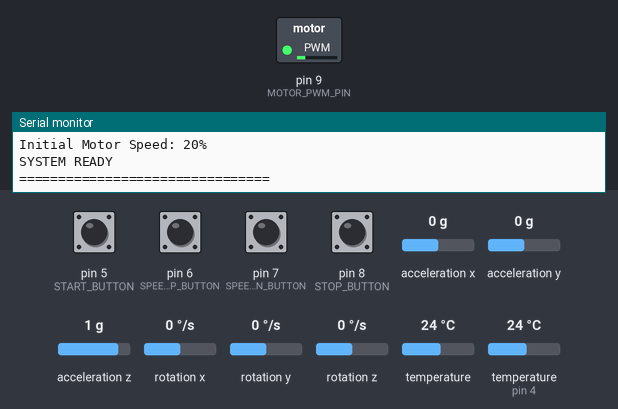
A sketch run on a simulated Arduino Uno, built with avr-gcc and run on an emulated ATmega328P. On the bench: switched loads named in the sketch (green lamp = pin HIGH), the last lines printed to the serial monitor. The test bench sets the inputs (shaded band); at power-on: pin 5 (START_BUTTON), pin 6 (SPEED_UP_BUTTON), pin 7 (SPEED_DOWN_BUTTON), pin 8 (STOP_BUTTON) HIGH, temperature (sensor on pin 4) 24 °C, acceleration x 0 g, acceleration y 0 g, acceleration z 1 g, rotation x 0 °/s, rotation y 0 °/s, rotation z 0 °/s, temperature 24 °C.

Above: at 4.0 s.
4.1 s: pin 6 (SPEED_UP_BUTTON) pulled LOW for 0.15 s
At 4.8 s:
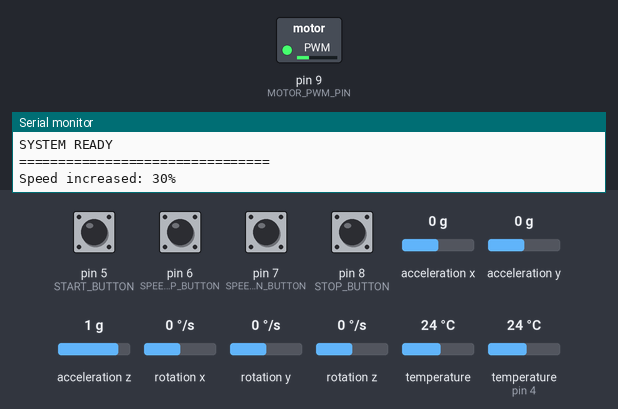
5.7 s: pin 8 (STOP_BUTTON) pulled LOW for 0.15 s
At 6.1 s:
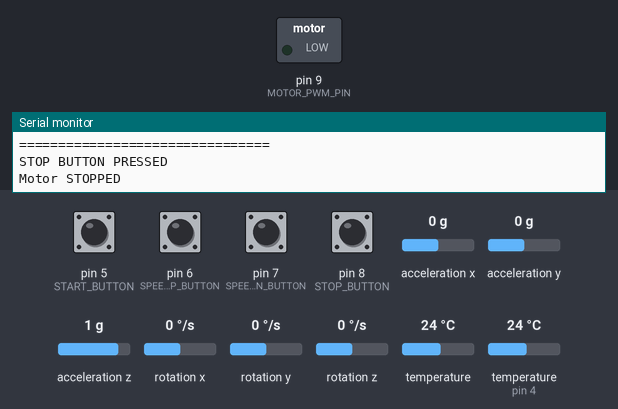
7.3 s: temperature (sensor on pin 4) set to 35.4 °C
8.8 s: temperature (sensor on pin 4) set to 36.3 °C
10.5 s: pin 5 (START_BUTTON) pulled LOW for 0.15 s
At 10.9 s:
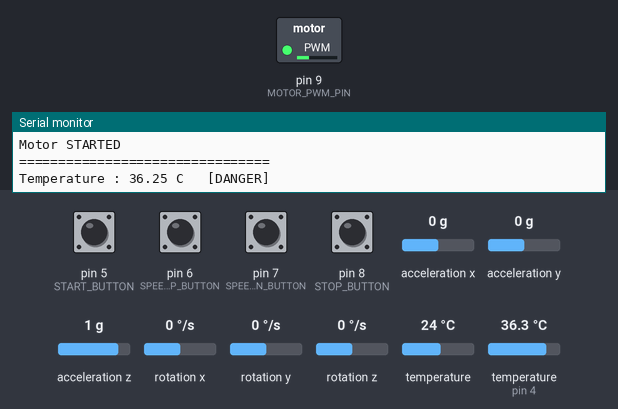
12.1 s: pin 7 (SPEED_DOWN_BUTTON) pulled LOW for 0.15 s
At 13.3 s:
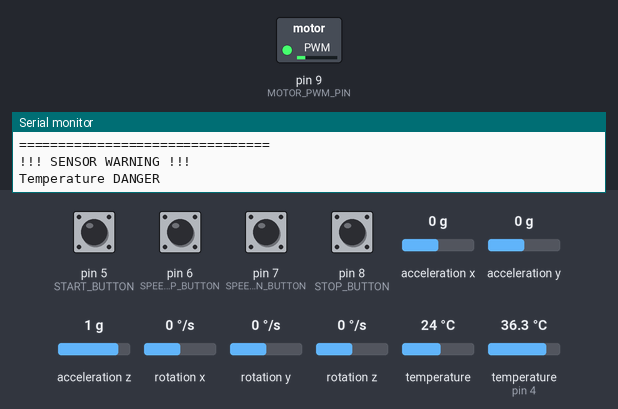
Timing chart, 0 to 14.7 s (numbered marks = the images above; inputs shaded):
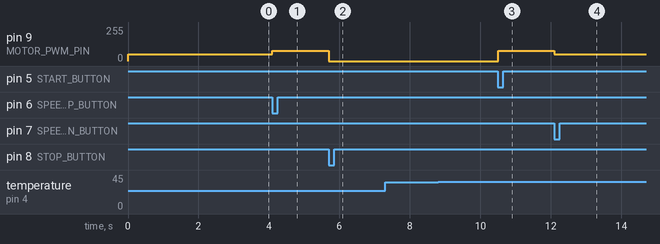

The sketch:

sensor_node.ino
```cpp
#include <Wire.h>
#include <OneWire.h>
#include <DallasTemperature.h>
#include <Adafruit_MPU6050.h>
#include <Adafruit_Sensor.h>
#include <math.h>

// =====================================================
// PIN DEFINITIONS
// =====================================================

#define TEMP_PIN 4

#define START_BUTTON       5
#define SPEED_UP_BUTTON    6
#define SPEED_DOWN_BUTTON  7
#define STOP_BUTTON        8

#define MOTOR_PWM_PIN      9

// =====================================================
// TEMPERATURE SETTINGS
// =====================================================

#define TEMP_HIGH_LIMIT 36.0

// If DS18B20 gives -127 C or another invalid value,
// use 35 C instead.
#define TEMP_ERROR_VALUE 35.0

// =====================================================
// VIBRATION SETTINGS
// =====================================================

#define VIBRATION_WARNING_LIMIT 20.0
#define VIBRATION_HIGH_LIMIT    100.0

// =====================================================
// MOTOR SETTINGS
// =====================================================

int motorSpeedPercent = 20;

#define SPEED_STEP 10

bool motorRunning = true;

// =====================================================
// SENSOR OBJECTS
// =====================================================

OneWire oneWire(TEMP_PIN);

DallasTemperature temperatureSensor(&oneWire);

Adafruit_MPU6050 mpu;

// =====================================================
// VIBRATION BASELINE
// =====================================================

float vibrationBaseline = 9.80665;

// =====================================================
// SENSOR VALUES
// =====================================================

float temperature = 35.0;
float vibration = 0.0;

// =====================================================
// BUTTON STATES
// =====================================================

bool previousStart = HIGH;
bool previousUp = HIGH;
bool previousDown = HIGH;
bool previousStop = HIGH;

// =====================================================
// TIMING
// =====================================================

unsigned long lastMonitoringTime = 0;

const unsigned long monitoringInterval = 2000;

// =====================================================
// SETUP
// =====================================================

void setup()
{
  Serial.begin(9600);

  // ===================================================
  // BUTTONS
  // ===================================================

  pinMode(START_BUTTON, INPUT_PULLUP);
  pinMode(SPEED_UP_BUTTON, INPUT_PULLUP);
  pinMode(SPEED_DOWN_BUTTON, INPUT_PULLUP);
  pinMode(STOP_BUTTON, INPUT_PULLUP);

  // ===================================================
  // MOTOR (AUTO-START AT 20% SPEED)
  // ===================================================

  pinMode(MOTOR_PWM_PIN, OUTPUT);

  setMotorSpeed();

  // ===================================================
  // DS18B20 TEMPERATURE SENSOR
  // ===================================================

  temperatureSensor.begin();

  // Do not show "NOT FOUND"
  Serial.println();
  Serial.println("DS18B20 : READY");

  // Non-blocking conversion
  temperatureSensor.setWaitForConversion(false);

  // ===================================================
  // MPU6050
  // ===================================================

  Wire.begin();

  if (!mpu.begin())
  {
    Serial.println("MPU6050 : NOT FOUND");
    Serial.println("Continuing without stopping program...");
  }
  else
  {
    Serial.println("MPU6050 : ACTIVE");

    mpu.setAccelerometerRange(MPU6050_RANGE_8_G);

    mpu.setGyroRange(MPU6050_RANGE_500_DEG);

    mpu.setFilterBandwidth(MPU6050_BAND_21_HZ);

    // =================================================
    // VIBRATION CALIBRATION
    // =================================================

    Serial.println("--------------------------------");
    Serial.println("Keep MPU6050 STILL");
    Serial.println("Calibrating vibration...");
    Serial.println("--------------------------------");

    delay(1000);

    float total = 0;

    const int samples = 100;

    for (int i = 0; i < samples; i++)
    {
      sensors_event_t acceleration;
      sensors_event_t gyro;
      sensors_event_t tempMPU;

      mpu.getEvent(
        &acceleration,
        &gyro,
        &tempMPU
      );

      float magnitude = sqrt(
        acceleration.acceleration.x *
        acceleration.acceleration.x +

        acceleration.acceleration.y *
        acceleration.acceleration.y +

        acceleration.acceleration.z *
        acceleration.acceleration.z
      );

      total += magnitude;

      delay(10);
    }

    vibrationBaseline =
      total / samples;

    Serial.print("Vibration baseline: ");
    Serial.print(vibrationBaseline, 2);
    Serial.println(" m/s2");
  }

  // ===================================================
  // SYSTEM INFORMATION
  // ===================================================

  Serial.println("--------------------------------");

  Serial.println("TEMPERATURE:");
  Serial.println("< 36 C  = NORMAL");
  Serial.println(">= 36 C = DANGER");

  Serial.println("--------------------------------");

  Serial.println("VIBRATION:");
  Serial.println("< 50     = NORMAL");
  Serial.println("50-99.99 = WARNING");
  Serial.println(">= 100   = DANGER");

  Serial.println("--------------------------------");

  Serial.println("Temperature sensor error:");
  Serial.println("Invalid reading -> 35 C NORMAL");

  Serial.println("--------------------------------");

  Serial.println("CONTROLS:");
  Serial.println("D5 = START");
  Serial.println("D6 = SPEED +");
  Serial.println("D7 = SPEED -");
  Serial.println("D8 = STOP");

  Serial.println("--------------------------------");

  Serial.print("Initial Motor Speed: ");
  Serial.print(motorSpeedPercent);
  Serial.println("%");

  Serial.println("SYSTEM READY");
  Serial.println("================================");

  // Start monitoring immediately
  lastMonitoringTime = millis();
}

// =====================================================
// MAIN LOOP
// =====================================================

void loop()
{
  // ===================================================
  // CHECK BUTTONS & SERIAL COMMANDS CONTINUOUSLY
  // ===================================================

  checkButtons();
  checkSerialCommands();

  // ===================================================
  // KEEP MOTOR RUNNING
  // ===================================================

  if (motorRunning)
  {
    setMotorSpeed();
  }
  else
  {
    analogWrite(MOTOR_PWM_PIN, 0);
  }

  // ===================================================
  // SENSOR MONITORING EVERY 2 SECONDS
  // ===================================================

  unsigned long currentTime = millis();

  if (
    currentTime - lastMonitoringTime >=
    monitoringInterval
  )
  {
    lastMonitoringTime = currentTime;

    // Read sensors
    readTemperature();

    readVibration();

    // Display readings
    displayReadings();

    // =================================================
    // SAFETY WARNING LOGGING (CONTINUOUS MOTOR RUNNING)
    // =================================================

    bool temperatureDanger =
      temperature >= TEMP_HIGH_LIMIT;

    bool vibrationDanger =
      vibration >= VIBRATION_HIGH_LIMIT;

    if (
      temperatureDanger ||
      vibrationDanger
    )
    {
      Serial.println();
      Serial.println("!!! SENSOR WARNING !!!");

      if (temperatureDanger)
      {
        Serial.println("Temperature DANGER");
      }

      if (vibrationDanger)
      {
        Serial.println("Vibration DANGER");
      }
      // Note: Motor is kept running continuously as requested.
    }
  }
}

// =====================================================
// TEMPERATURE READING
// =====================================================

void readTemperature()
{
  // Request temperature
  temperatureSensor.requestTemperatures();

  // Small time for conversion
  delay(10);

  float newTemperature =
    temperatureSensor.getTempCByIndex(0);

  // ===================================================
  // HANDLE INVALID DS18B20 READING
  // ===================================================

  if (
    newTemperature == DEVICE_DISCONNECTED_C ||
    newTemperature < -50 ||
    newTemperature > 125 ||
    isnan(newTemperature)
  )
  {
    // Use 35 C
    temperature = TEMP_ERROR_VALUE;
  }
  else
  {
    temperature = newTemperature;
  }
}

// =====================================================
// VIBRATION READING
// =====================================================

void readVibration()
{
  sensors_event_t acceleration;
  sensors_event_t gyro;
  sensors_event_t tempMPU;

  // Read MPU6050
  mpu.getEvent(
    &acceleration,
    &gyro,
    &tempMPU
  );

  // Calculate total acceleration
  float magnitude = sqrt(
    acceleration.acceleration.x *
    acceleration.acceleration.x +

    acceleration.acceleration.y *
    acceleration.acceleration.y +

    acceleration.acceleration.z *
    acceleration.acceleration.z
  );

  // Remove gravity/baseline
  vibration =
    fabs(
      magnitude -
      vibrationBaseline
    );

  // Prevent invalid values
  if (
    isnan(vibration) ||
    isinf(vibration)
  )
  {
    vibration = 0.0;
  }
}

// =====================================================
// DISPLAY READINGS
// =====================================================

void displayReadings()
{
  Serial.println();
  Serial.println("================================");

  // ===================================================
  // TEMPERATURE
  // ===================================================

  Serial.print("Temperature : ");
  Serial.print(temperature, 2);
  Serial.print(" C   ");

  if (
    temperature >=
    TEMP_HIGH_LIMIT
  )
  {
    Serial.println("[DANGER]");
  }
  else
  {
    Serial.println("[NORMAL]");
  }

  // ===================================================
  // VIBRATION
  // ===================================================

  Serial.print("Vibration   : ");
  Serial.print(vibration, 2);
  Serial.print(" m/s2   ");

  if (
    vibration >=
    VIBRATION_HIGH_LIMIT
  )
  {
    Serial.println("[DANGER]");
  }
  else if (
    vibration >=
    VIBRATION_WARNING_LIMIT
  )
  {
    Serial.println("[WARNING]");
  }
  else
  {
    Serial.println("[NORMAL]");
  }

  // ===================================================
  // MOTOR SPEED
  // ===================================================

  Serial.print("Motor Speed : ");
  Serial.print(motorSpeedPercent);
  Serial.println("%");

  // ===================================================
  // MOTOR STATE
  // ===================================================

  // Serial.print("Motor       : ");

  // if (motorRunning)
  // {
  //   Serial.println("RUNNING");
  // }
  // else
  // {
  //   Serial.println("STOPPED");
  // }

  Serial.println("================================");
}

// =====================================================
// BUTTON CONTROL
// =====================================================

void checkButtons()
{
  bool startState =
    digitalRead(START_BUTTON);

  bool upState =
    digitalRead(SPEED_UP_BUTTON);

  bool downState =
    digitalRead(SPEED_DOWN_BUTTON);

  bool stopState =
    digitalRead(STOP_BUTTON);

  // ===================================================
  // START BUTTON
  // ===================================================

  if (
    previousStart == HIGH &&
    startState == LOW
  )
  {
    motorRunning = true;

    Serial.println();
    Serial.println("START BUTTON PRESSED");
    Serial.println("Motor STARTED");

    setMotorSpeed();

    delay(200);
  }

  // ===================================================
  // SPEED UP
  // ===================================================

  if (
    previousUp == HIGH &&
    upState == LOW
  )
  {
    motorSpeedPercent += SPEED_STEP;

    if (motorSpeedPercent > 100)
    {
      motorSpeedPercent = 100;
    }

    Serial.print("Speed increased: ");
    Serial.print(motorSpeedPercent);
    Serial.println("%");

    if (motorRunning)
    {
      setMotorSpeed();
    }

    delay(200);
  }

  // ===================================================
  // SPEED DOWN
  // ===================================================

  if (
    previousDown == HIGH &&
    downState == LOW
  )
  {
    motorSpeedPercent -= SPEED_STEP;

    if (motorSpeedPercent < 0)
    {
      motorSpeedPercent = 0;
    }

    Serial.print("Speed decreased: ");
    Serial.print(motorSpeedPercent);
    Serial.println("%");

    if (motorRunning)
    {
      setMotorSpeed();
    }

    delay(200);
  }

  // ===================================================
  // STOP BUTTON
  // ===================================================

  if (
    previousStop == HIGH &&
    stopState == LOW
  )
  {
    motorRunning = false;

    analogWrite(
      MOTOR_PWM_PIN,
      0
    );

    Serial.println();
    Serial.println("STOP BUTTON PRESSED");
    Serial.println("Motor STOPPED");

    delay(200);
  }

  // ===================================================
  // SAVE BUTTON STATES
  // ===================================================

  previousStart = startState;
  previousUp = upState;
  previousDown = downState;
  previousStop = stopState;
}

// =====================================================
// MOTOR SPEED
// =====================================================

void setMotorSpeed()
{
  int pwmValue =
    map(
      motorSpeedPercent,
      0,
      100,
      0,
      255
    );

  analogWrite(
    MOTOR_PWM_PIN,
    pwmValue
  );
}

// =====================================================
// SERIAL COMMAND LISTENER (NON-BLOCKING)
// =====================================================

void checkSerialCommands()
{
  while (Serial.available() > 0)
  {
    String cmd = Serial.readStringUntil('\n');
    cmd.trim();
    cmd.toUpperCase();

    if (cmd == "STOP")
    {
      motorRunning = false;
      analogWrite(MOTOR_PWM_PIN, 0);

      Serial.println();
      Serial.println("================================");
      Serial.println("COMMAND RECEIVED: STOP");
      Serial.println("Motor STOPPED");
      Serial.println("================================");
    }
    else if (cmd == "RESUME" || cmd == "START")
    {
      motorRunning = true;
      setMotorSpeed();

      Serial.println();
      Serial.println("================================");
      Serial.println("COMMAND RECEIVED: RESUME");
      Serial.println("Motor STARTED");
      Serial.println("================================");
    }
  }
}
```

Source omitted: main.cpp (12140 bytes)

Measured:
- after the input at 4.1 s, pin 9 (MOTOR_PWM_PIN): 51/255 → 76/255 at once
- after the input at 5.7 s, pin 9 (MOTOR_PWM_PIN): 76/255 → 0/255 at once
- after the input at 7.3 s, every drawn part: stays the same
- after the input at 10.5 s, pin 9 (MOTOR_PWM_PIN): 0/255 → 76/255 at once
- after the input at 12.1 s, pin 9 (MOTOR_PWM_PIN): 76/255 → 51/255 at once
